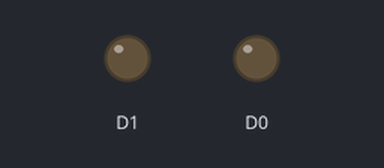
Recording of a sketch running on a simulated ESP8266 (NodeMCU). On the bench: output pins drawn as LEDs (lit = HIGH).

Above: at 1.0 s.
At 3.0 s:
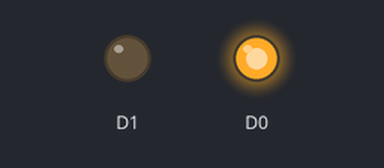
Timing chart, 0 to 7.8 s (numbered marks = the images above):
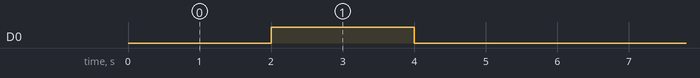

Measured:
- by itself, D0: alternates HIGH for 2.0 s and LOW for 4.0 s

The sketch:

Motor.ino
```cpp
void setup() {
pinMode(D0,OUTPUT);
pinMode(D1,OUTPUT);
}

void clockwise()
{
  digitalWrite(D0,HIGH);
  digitalWrite(D0,LOW);

}
void aclockwise()
{
  digitalWrite(D0,LOW);
  digitalWrite(D0,HIGH);

}
void halt()
{
  digitalWrite(D0,LOW);
  digitalWrite(D0,LOW);

}

void loop() {
clockwise();
delay(2000);
aclockwise();
delay(2000);
halt();
delay(2000);
}
```
